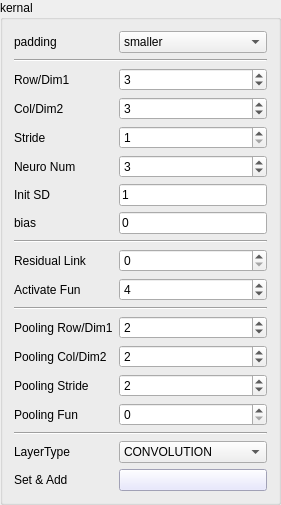
     <widget class="QGroupBox" name="groupBox">
      <property name="sizePolicy">
       <sizepolicy hsizetype="Preferred" vsizetype="Preferred">
        <horstretch>0</horstretch>
        <verstretch>0</verstretch>
       </sizepolicy>
      </property>
      <property name="title">
       <string>kernal</string>
      </property>
      <layout class="QGridLayout" name="gridLayout_2">
       <item row="17" column="1">
        <widget class="QSpinBox" name="spinBox_poolingDim1">
         <property name="sizePolicy">
          <sizepolicy hsizetype="Preferred" vsizetype="Fixed">
           <horstretch>0</horstretch>
           <verstretch>0</verstretch>
          </sizepolicy>
         </property>
         <property name="minimum">
          <number>1</number>
         </property>
         <property name="singleStep">
          <number>2</number>
         </property>
         <property name="value">
          <number>2</number>
         </property>
        </widget>
       </item>
       <item row="7" column="1">
        <widget class="QSpinBox" name="spinBox_NeuroNums">
         <property name="sizePolicy">
          <sizepolicy hsizetype="Preferred" vsizetype="Fixed">
           <horstretch>0</horstretch>
           <verstretch>0</verstretch>
          </sizepolicy>
         </property>
         <property name="minimum">
          <number>1</number>
         </property>
         <property name="maximum">
          <number>512</number>
         </property>
         <property name="value">
          <number>3</number>
         </property>
        </widget>
       </item>
       <item row="3" column="0">
        <widget class="QLabel" name="label_2">
         <property name="text">
          <string>Row/Dim1</string>
         </property>
        </widget>
       </item>
       <item row="5" column="1">
        <widget class="QSpinBox" name="spinBox_Strides">
         <property name="sizePolicy">
          <sizepolicy hsizetype="Preferred" vsizetype="Fixed">
           <horstretch>0</horstretch>
           <verstretch>0</verstretch>
          </sizepolicy>
         </property>
         <property name="minimum">
          <number>1</number>
         </property>
        </widget>
       </item>
       <item row="20" column="1">
        <widget class="QSpinBox" name="spinBox_poolingFun">
         <property name="sizePolicy">
          <sizepolicy hsizetype="Preferred" vsizetype="Fixed">
           <horstretch>0</horstretch>
           <verstretch>0</verstretch>
          </sizepolicy>
         </property>
        </widget>
       </item>
       <item row="20" column="0">
        <widget class="QLabel" name="label_14">
         <property name="text">
          <string>Pooling Fun</string>
         </property>
        </widget>
       </item>
       <item row="3" column="1">
        <widget class="QSpinBox" name="spinBox_WtsRows">
         <property name="sizePolicy">
          <sizepolicy hsizetype="Preferred" vsizetype="Fixed">
           <horstretch>0</horstretch>
           <verstretch>0</verstretch>
          </sizepolicy>
         </property>
         <property name="minimum">
          <number>1</number>
         </property>
         <property name="value">
          <number>3</number>
         </property>
        </widget>
       </item>
       <item row="4" column="1">
        <widget class="QSpinBox" name="spinBox_WtsCols">
         <property name="sizePolicy">
          <sizepolicy hsizetype="Preferred" vsizetype="Fixed">
           <horstretch>0</horstretch>
           <verstretch>0</verstretch>
          </sizepolicy>
         </property>
         <property name="minimum">
          <number>1</number>
         </property>
         <property name="value">
          <number>3</number>
         </property>
        </widget>
       </item>
       <item row="11" column="0">
        <widget class="QLabel" name="label_residualLink">
         <property name="text">
          <string>Residual Link</string>
         </property>
        </widget>
       </item>
       <item row="11" column="1">
        <widget class="QSpinBox" name="spinBox_3">
         <property name="value">
          <number>0</number>
         </property>
        </widget>
       </item>
       <item row="2" column="0" colspan="2">
        <widget class="Line" name="line_2">
         <property name="orientation">
          <enum>Qt::Horizontal</enum>
         </property>
        </widget>
       </item>
       <item row="0" column="1">
        <widget class="QComboBox" name="comboBox_padding">
         <property name="currentText">
          <string>smaller</string>
         </property>
         <item>
          <property name="text">
           <string>smaller</string>
          </property>
         </item>
         <item>
          <property name="text">
           <string>same</string>
          </property>
         </item>
        </widget>
       </item>
       <item row="4" column="0">
        <widget class="QLabel" name="label_3">
         <property name="text">
          <string>Col/Dim2</string>
         </property>
        </widget>
       </item>
       <item row="19" column="0">
        <widget class="QLabel" name="label_12">
         <property name="text">
          <string>Pooling Stride</string>
         </property>
        </widget>
       </item>
       <item row="7" column="0">
        <widget class="QLabel" name="label_4">
         <property name="text">
          <string>Neuro Num</string>
         </property>
        </widget>
       </item>
       <item row="17" column="0">
        <widget class="QLabel" name="label_10">
         <property name="text">
          <string>Pooling Row/Dim1</string>
         </property>
        </widget>
       </item>
       <item row="15" column="1">
        <widget class="QSpinBox" name="spinBox_actFunction">
         <property name="sizePolicy">
          <sizepolicy hsizetype="Preferred" vsizetype="Fixed">
           <horstretch>0</horstretch>
           <verstretch>0</verstretch>
          </sizepolicy>
         </property>
         <property name="singleStep">
          <number>1</number>
         </property>
         <property name="value">
          <number>4</number>
         </property>
        </widget>
       </item>
       <item row="18" column="1">
        <widget class="QSpinBox" name="spinBox_poolingDim2">
         <property name="sizePolicy">
          <sizepolicy hsizetype="Preferred" vsizetype="Fixed">
           <horstretch>0</horstretch>
           <verstretch>0</verstretch>
          </sizepolicy>
         </property>
         <property name="minimum">
          <number>1</number>
         </property>
         <property name="singleStep">
          <number>2</number>
         </property>
         <property name="value">
          <number>2</number>
         </property>
        </widget>
       </item>
       <item row="18" column="0">
        <widget class="QLabel" name="label_11">
         <property name="text">
          <string>Pooling Col/Dim2</string>
         </property>
        </widget>
       </item>
       <item row="5" column="0">
        <widget class="QLabel" name="label_5">
         <property name="text">
          <string>Stride</string>
         </property>
        </widget>
       </item>
       <item row="19" column="1">
        <widget class="QSpinBox" name="spinBox_poolingStride">
         <property name="sizePolicy">
          <sizepolicy hsizetype="Preferred" vsizetype="Fixed">
           <horstretch>0</horstretch>
           <verstretch>0</verstretch>
          </sizepolicy>
         </property>
         <property name="minimum">
          <number>1</number>
         </property>
         <property name="value">
          <number>2</number>
         </property>
        </widget>
       </item>
       <item row="15" column="0">
        <widget class="QLabel" name="label_15">
         <property name="text">
          <string>Activate Fun</string>
         </property>
        </widget>
       </item>
       <item row="8" column="0">
        <widget class="QLabel" name="label_24">
         <property name="text">
          <string>Init SD</string>
         </property>
        </widget>
       </item>
       <item row="10" column="0" colspan="2">
        <widget class="Line" name="line_3">
         <property name="orientation">
          <enum>Qt::Horizontal</enum>
         </property>
        </widget>
       </item>
       <item row="9" column="0">
        <widget class="QLabel" name="label_22">
         <property name="text">
          <string>bias</string>
         </property>
        </widget>
       </item>
       <item row="9" column="1">
        <widget class="QLineEdit" name="lineEdit_bias">
         <property name="text">
          <string>0</string>
         </property>
        </widget>
       </item>
       <item row="16" column="0" colspan="2">
        <widget class="Line" name="line_4">
         <property name="orientation">
          <enum>Qt::Horizontal</enum>
         </property>
        </widget>
       </item>
       <item row="8" column="1">
        <widget class="QLineEdit" name="lineEdit_initSd">
         <property name="sizePolicy">
          <sizepolicy hsizetype="Preferred" vsizetype="Fixed">
           <horstretch>0</horstretch>
           <verstretch>0</verstretch>
          </sizepolicy>
         </property>
         <property name="text">
          <string>1</string>
         </property>
        </widget>
       </item>
       <item row="25" column="0" colspan="2">
        <widget class="Line" name="line_5">
         <property name="orientation">
          <enum>Qt::Horizontal</enum>
         </property>
        </widget>
       </item>
       <item row="27" column="1">
        <widget class="QPushButton" name="pushButton_addLayer">
         <property name="styleSheet">
          <string notr="true">background-color: rgb(225, 225, 255);</string>
         </property>
         <property name="text">
          <string/>
         </property>
        </widget>
       </item>
       <item row="27" column="0">
        <widget class="QLabel" name="label_29">
         <property name="text">
          <string>Set &amp; Add</string>
         </property>
        </widget>
       </item>
       <item row="0" column="0">
        <widget class="QLabel" name="label_33">
         <property name="text">
          <string>padding</string>
         </property>
        </widget>
       </item>
       <item row="26" column="0">
        <widget class="QLabel" name="label_34">
         <property name="text">
          <string>LayerType</string>
         </property>
        </widget>
       </item>
       <item row="26" column="1">
        <widget class="QComboBox" name="comboBox_LayerType">
         <item>
          <property name="text">
           <string>CONVOLUTION</string>
          </property>
         </item>
         <item>
          <property name="text">
           <string>FULLYCONNECTION</string>
          </property>
         </item>
        </widget>
       </item>
      </layout>
     </widget>
